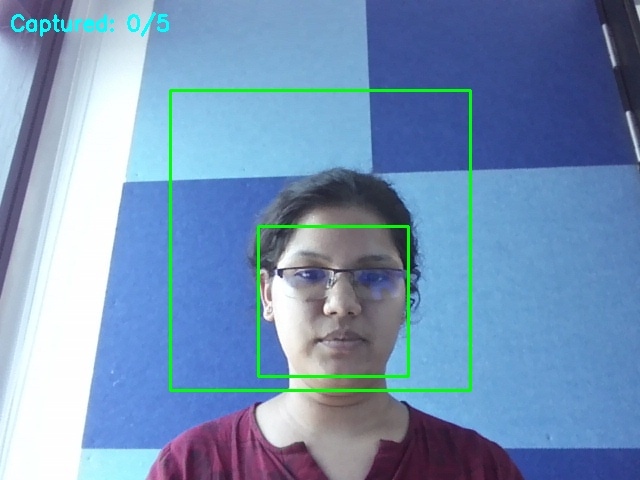
#> input picture dataset/1_0.jpg, 640 x 480 px
$ python -i utils.py   (imports and definitions only)
#> lines starting #> are read from the running program, lines starting #| are printed output that depends on the picture
#> further down, picture is the input picture: shape (480, 640, 3); mean B, G, R 182.9, 147.9, 117
import cv2

def preprocess_frame(frame):
    gray = cv2.cvtColor(frame, cv2.COLOR_BGR2GRAY)
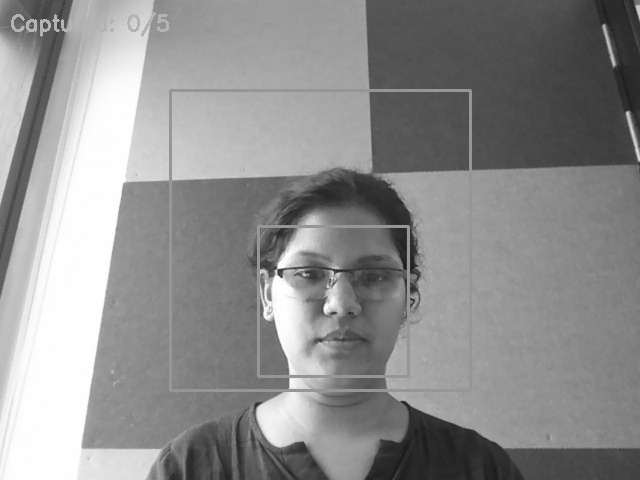
#> gray: shape (480, 640); min 23, max 255, mean 142.6
    clahe = cv2.createCLAHE(clipLimit=3.0, tileGridSize=(8,8))
    equalized = clahe.apply(gray)
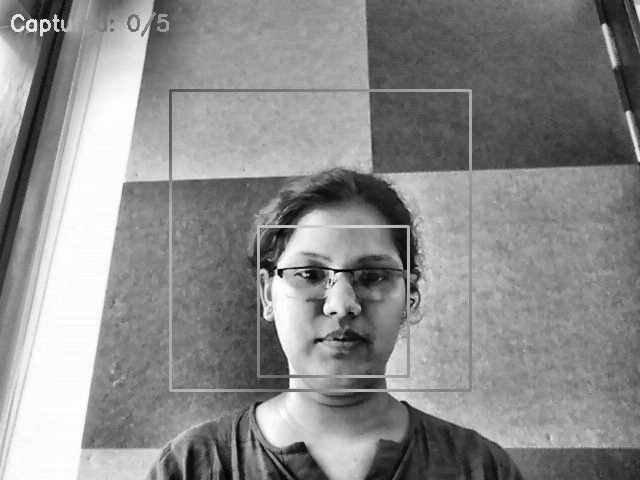
#> equalized: shape (480, 640); min 3, max 255, mean 139.6
    return cv2.cvtColor(equalized, cv2.COLOR_GRAY2BGR)

def detect_face(frame):
    face_cascade = cv2.CascadeClassifier(cv2.data.haarcascades + 'haarcascade_frontalface_default.xml')
    gray = cv2.cvtColor(frame, cv2.COLOR_BGR2GRAY)
    faces = face_cascade.detectMultiScale(gray, 1.1, 4)
    return len(faces) > 0

>>> import cv2
>>> picture = cv2.imread('dataset/1_0.jpg')
>>> result = preprocess_frame(picture)
